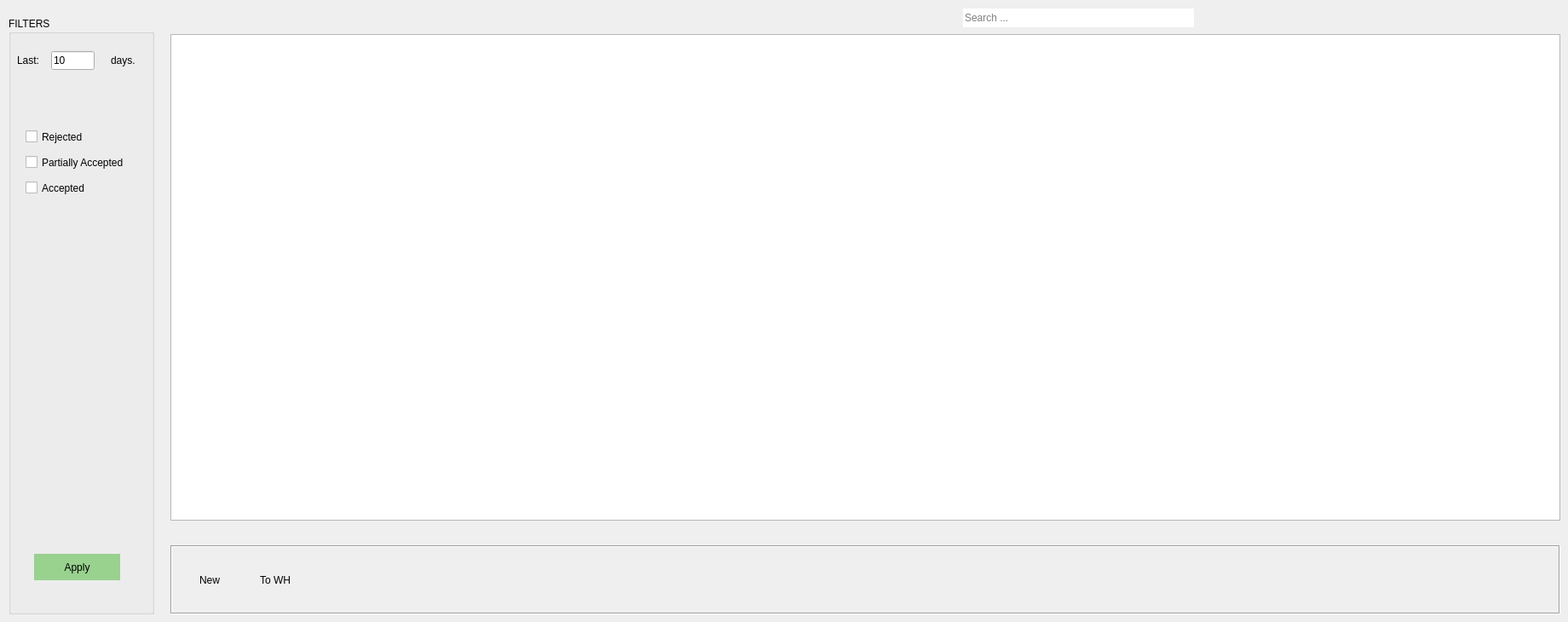
      <widget class="QWidget" name="rma_incoming_tab">
       <attribute name="icon">
        <iconset resource="../app/icons.qrc">
         <normaloff>:/input</normaloff>:/input</iconset>
       </attribute>
       <attribute name="title">
        <string>Incoming RMAs</string>
       </attribute>
       <attribute name="toolTip">
        <string>They are returning to us.</string>
       </attribute>
       <widget class="QLineEdit" name="rmas_incoming_search">
        <property name="geometry">
         <rect>
          <x>1130</x>
          <y>10</y>
          <width>271</width>
          <height>22</height>
         </rect>
        </property>
        <property name="text">
         <string/>
        </property>
        <property name="frame">
         <bool>false</bool>
        </property>
        <property name="placeholderText">
         <string>Search ... </string>
        </property>
       </widget>
       <widget class="QLabel" name="label_11">
        <property name="geometry">
         <rect>
          <x>1410</x>
          <y>10</y>
          <width>21</width>
          <height>21</height>
         </rect>
        </property>
        <property name="text">
         <string/>
        </property>
        <property name="pixmap">
         <pixmap resource="../app/icons.qrc">:/search</pixmap>
        </property>
       </widget>
       <widget class="QFrame" name="frame_9">
        <property name="geometry">
         <rect>
          <x>200</x>
          <y>640</y>
          <width>1631</width>
          <height>81</height>
         </rect>
        </property>
        <property name="frameShape">
         <enum>QFrame::Box</enum>
        </property>
        <property name="frameShadow">
         <enum>QFrame::Sunken</enum>
        </property>
        <widget class="QWidget" name="layoutWidget">
         <property name="geometry">
          <rect>
           <x>10</x>
           <y>10</y>
           <width>149</width>
           <height>62</height>
          </rect>
         </property>
         <layout class="QGridLayout" name="gridLayout_9">
          <item row="0" column="0">
           <widget class="QToolButton" name="rmas_incoming_new">
            <property name="minimumSize">
             <size>
              <width>70</width>
              <height>60</height>
             </size>
            </property>
            <property name="maximumSize">
             <size>
              <width>70</width>
              <height>60</height>
             </size>
            </property>
            <property name="toolTip">
             <string>Create New RMA Order</string>
            </property>
            <property name="statusTip">
             <string>Create New RMA Order</string>
            </property>
            <property name="text">
             <string>New</string>
            </property>
            <property name="icon">
             <iconset resource="../app/icons.qrc">
              <normaloff>:/new</normaloff>:/new</iconset>
            </property>
            <property name="iconSize">
             <size>
              <width>40</width>
              <height>40</height>
             </size>
            </property>
            <property name="toolButtonStyle">
             <enum>Qt::ToolButtonTextUnderIcon</enum>
            </property>
            <property name="autoRaise">
             <bool>true</bool>
            </property>
           </widget>
          </item>
          <item row="0" column="1">
           <widget class="QToolButton" name="rmas_incoming_towh">
            <property name="minimumSize">
             <size>
              <width>70</width>
              <height>60</height>
             </size>
            </property>
            <property name="maximumSize">
             <size>
              <width>70</width>
              <height>60</height>
             </size>
            </property>
            <property name="toolTip">
             <string>Send RMA Order To Warehouse For Further Ckecking</string>
            </property>
            <property name="statusTip">
             <string>Send RMA Order To Warehouse For Further Ckecking</string>
            </property>
            <property name="text">
             <string>To WH</string>
            </property>
            <property name="icon">
             <iconset resource="../app/icons.qrc">
              <normaloff>:/warehouse</normaloff>:/warehouse</iconset>
            </property>
            <property name="iconSize">
             <size>
              <width>40</width>
              <height>40</height>
             </size>
            </property>
            <property name="toolButtonStyle">
             <enum>Qt::ToolButtonTextUnderIcon</enum>
            </property>
            <property name="autoRaise">
             <bool>true</bool>
            </property>
           </widget>
          </item>
         </layout>
        </widget>
       </widget>
       <widget class="QTableView" name="rmas_incoming_view">
        <property name="geometry">
         <rect>
          <x>200</x>
          <y>40</y>
          <width>1631</width>
          <height>571</height>
         </rect>
        </property>
       </widget>
       <widget class="QGroupBox" name="groupBox_4">
        <property name="geometry">
         <rect>
          <x>10</x>
          <y>20</y>
          <width>171</width>
          <height>701</height>
         </rect>
        </property>
        <property name="title">
         <string>FILTERS</string>
        </property>
        <widget class="QToolButton" name="rmas_incoming_apply">
         <property name="geometry">
          <rect>
           <x>30</x>
           <y>630</y>
           <width>101</width>
           <height>31</height>
          </rect>
         </property>
         <property name="styleSheet">
          <string notr="true">background:rgb(153, 209, 143)</string>
         </property>
         <property name="text">
          <string>Apply</string>
         </property>
         <property name="shortcut">
          <string/>
         </property>
         <property name="autoRaise">
          <bool>true</bool>
         </property>
        </widget>
        <widget class="QCheckBox" name="rmas_incoming_rejected">
         <property name="geometry">
          <rect>
           <x>20</x>
           <y>130</y>
           <width>81</width>
           <height>21</height>
          </rect>
         </property>
         <property name="text">
          <string>Rejected</string>
         </property>
        </widget>
        <widget class="QCheckBox" name="rmas_incoming_accepted">
         <property name="geometry">
          <rect>
           <x>20</x>
           <y>190</y>
           <width>111</width>
           <height>21</height>
          </rect>
         </property>
         <property name="text">
          <string>Accepted</string>
         </property>
        </widget>
        <widget class="QCheckBox" name="rmas_incoming_partially_accepted">
         <property name="geometry">
          <rect>
           <x>20</x>
           <y>160</y>
           <width>131</width>
           <height>21</height>
          </rect>
         </property>
         <property name="text">
          <string>Partially Accepted</string>
         </property>
        </widget>
        <widget class="QLabel" name="label_19">
         <property name="geometry">
          <rect>
           <x>120</x>
           <y>43</y>
           <width>55</width>
           <height>16</height>
          </rect>
         </property>
         <property name="text">
          <string>days.</string>
         </property>
        </widget>
        <widget class="QLabel" name="label_20">
         <property name="geometry">
          <rect>
           <x>10</x>
           <y>43</y>
           <width>41</width>
           <height>16</height>
          </rect>
         </property>
         <property name="text">
          <string>Last:</string>
         </property>
        </widget>
        <widget class="QLineEdit" name="rmas_incoming_last">
         <property name="geometry">
          <rect>
           <x>50</x>
           <y>40</y>
           <width>51</width>
           <height>22</height>
          </rect>
         </property>
         <property name="text">
          <string>10</string>
         </property>
        </widget>
       </widget>
      </widget>
